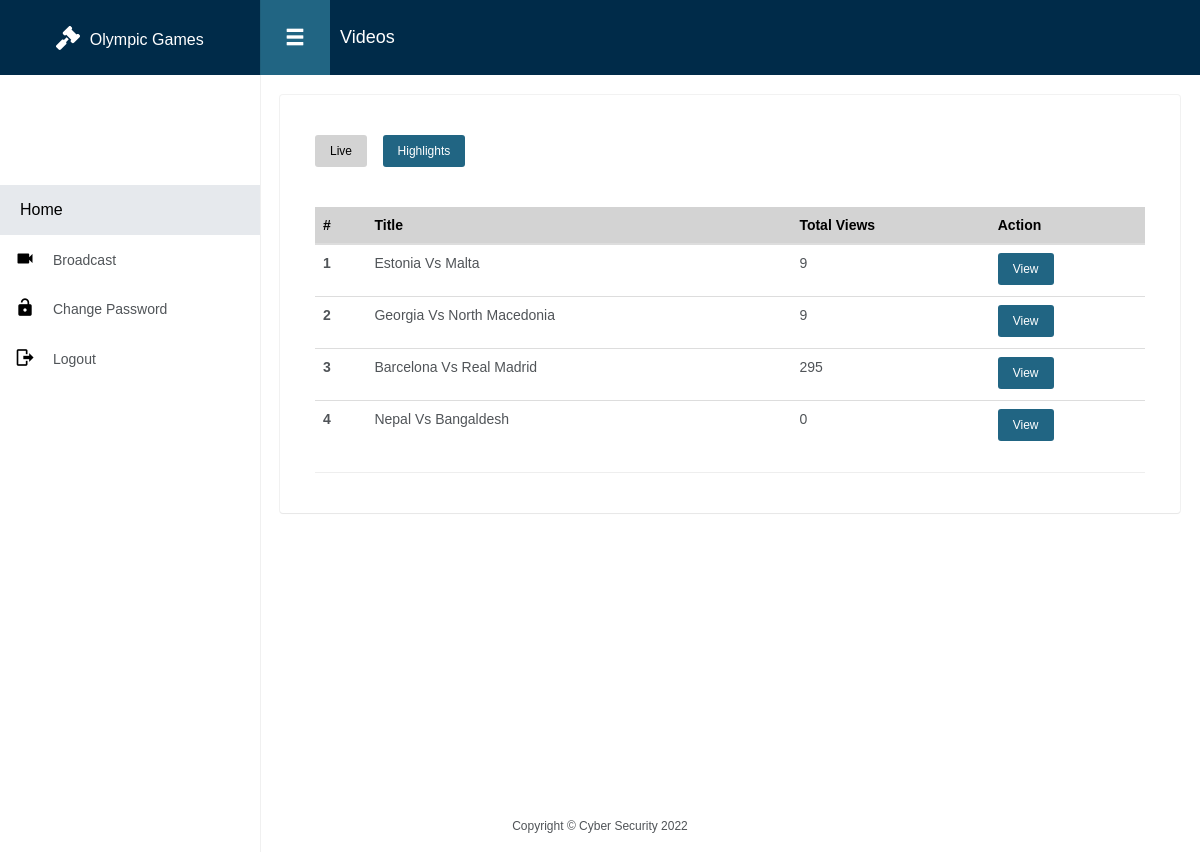
The page /videos/list/Live (signed in) on the database its author committed.
### broadcast/models.py (models this page shows)
class Broadcast(models.Model):
    title = models.CharField(max_length=100)
    url = models.TextField(max_length=300)
    categories = models.ForeignKey(Categories, on_delete=models.PROTECT)
    total_view = models.IntegerField(default=0)
    def __str__(self):
        return self.title

### broadcast/views.py (the view)
# urls.py: path('list/<str:type>', views.BroadCastListView.as_view(), name='list_broadcast'),
@method_decorator(is_login(), name='dispatch')
class BroadCastListView(ListView):
    model = Broadcast
    context_object_name = 'videos'
    template_name = 'broadcast/list.html'
    def get_queryset(self):
        if self.kwargs['type'] == 'Live':
            print(Broadcast.objects.filter(categories__name='Live'))
            return Broadcast.objects.filter(categories__name='Live')
        else:
            return Broadcast.objects.filter(categories__name='Highlights')

### broadcast/templates/broadcast/list.html (shortened to what this page needs)
{% extends 'base.html' %}
{% load static %}
{% block pagetitle %}Videos{% endblock %}
{% block body %}
    <br>
    <a href="{% url 'broadcast:list_broadcast' 'Live' %}" class="btn btn-sm btn-secondary">Live</a>&nbsp;&nbsp;&nbsp;
    <a href="{% url 'broadcast:list_broadcast' 'Highlights' %}" class="btn btn-sm btn-primary">Highlights</a><br><br>
    <br>
    <table class="table">
        <thead>
        <tr>
            <th scope="col">#</th>
            <th scope="col">Title</th>
            <th scope="col">Total Views</th>
            <th scope="col">Action</th>
        </tr>
        </thead>
        <tbody>
        {% for vid in videos %}
            <tr>
                <th scope="row">{{ forloop.counter }}</th>
                <td>{{ vid.title }}</td>
                <td>{{ vid.total_view }}</td>
                <td>
                    <a class="btn btn-sm btn-primary" target="_blank" href="{% url 'broadcast:view_video' vid.pk %}">View</a><br>
                </td>
            </tr>
        {% endfor %}
        </tbody>
    </table>
{% endblock %}

### static/assets/style.css (style rules this page uses)
:root { --primary: #002B49; --secondary: #216583; --tertiary: #30497c; --gray: #505458; --dark-gray: #333; --lightgray: #d3d3d3; --white: #fff; --lightwhite: #e6e9ed; --black: #000; --success: #00bf4f; --successHover: #00ce55; --info: #2b98ca; --infoHover: #00aeff; --warning: #fbbc05; --warningHover: #ffa000; --danger: #ea4335; --dangerHover: #ff0000; }
* { margin: 0; padding: 0; box-sizing: border-box; font-family: "Poppins", sans-serif; }
html, body { scroll-behavior: smooth; position: relative; height: 100%; background: var(--white); color: var(--gray); }
input, button, a { transition: all 0.4s ease; -moz-transition: all 0.4s ease; -o-transition: all 0.4s ease; -ms-transition: all 0.4s ease; -webkit-transition: all 0.4s ease; }
a { text-decoration: none !important; outline: none; color: var(--black); }
.btn { background: var(--lightgray); color: var(--black) !important; outline: none !important; font-size: 16px; line-height: 26px; padding: 8px 25px; border: none; font-weight: 500; box-shadow: none !important; -moz-box-shadow: none !important; -webkit-box-shadow: none !important; }
.btn.btn-sm { font-size: 12px; line-height: 18px; padding: 7px 15px; }
.btn-primary { background: var(--secondary); color: var(--white) !important; }
thead, tfoot { background-color: var(--lightgray); color: var(--black); }
td .btn { margin-bottom: 3px; }

### rows shown on the page
Broadcast: title "Estonia Vs Malta", total_view "9"
Broadcast: title "Georgia Vs North Macedonia", total_view "9"
Broadcast: title "Barcelona Vs Real Madrid", total_view "295"
Broadcast: title "Nepal Vs Bangaldesh", total_view "0"
